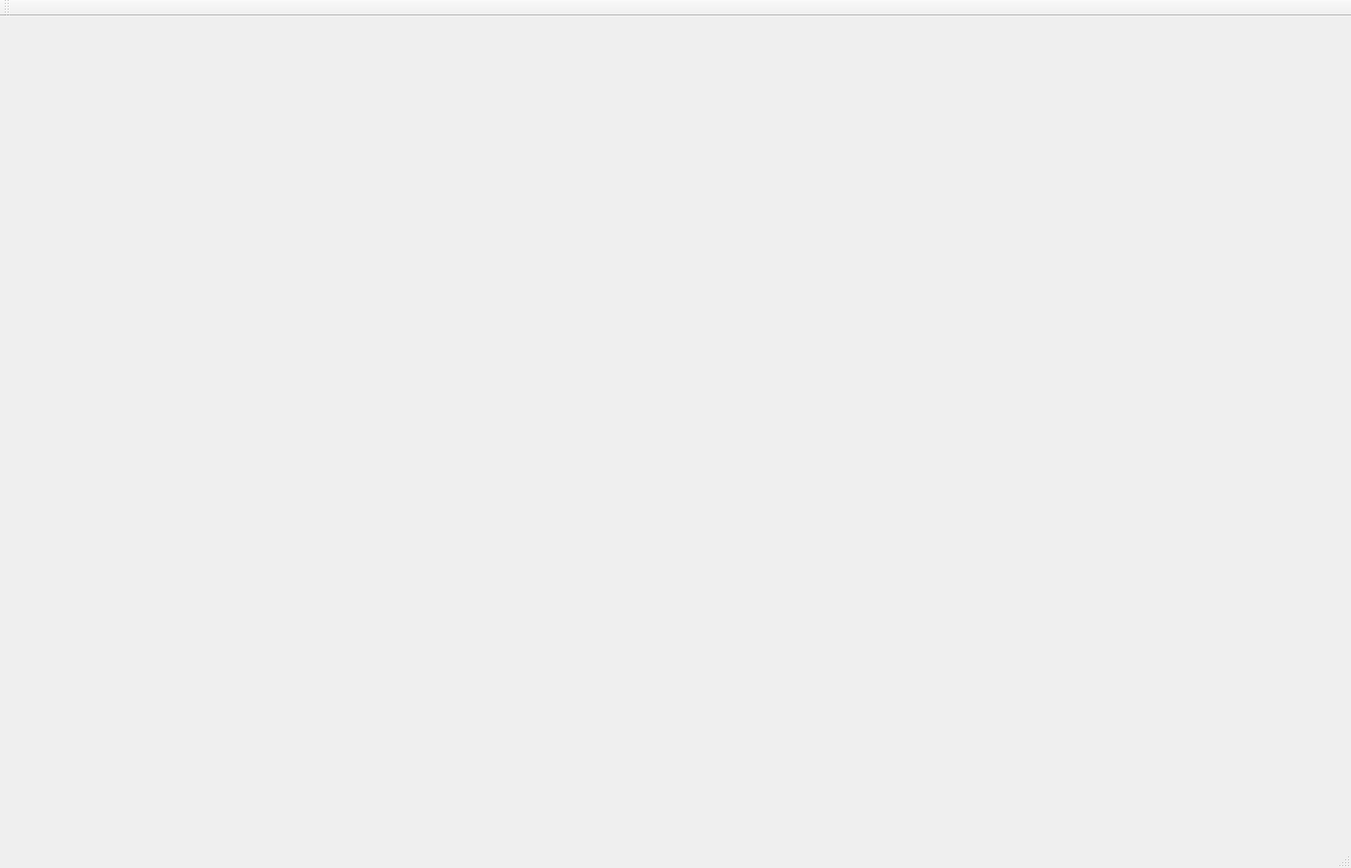
<?xml version="1.0" encoding="UTF-8"?>
<ui version="4.0">
 <class>MainWindow</class>
 <widget class="QMainWindow" name="MainWindow">
  <property name="geometry">
   <rect>
    <x>0</x>
    <y>0</y>
    <width>1400</width>
    <height>900</height>
   </rect>
  </property>
  <property name="windowTitle">
   <string>Flight Management System</string>
  </property>
  <property name="windowIcon">
   <iconset resource="resources.qrc">
    <normaloff>:/icons/flight_icon.png</normaloff>:/icons/flight_icon.png</iconset>
  </property>
  <widget class="QWidget" name="centralwidget">
   <layout class="QVBoxLayout" name="verticalLayout">
    <property name="spacing">
     <number>0</number>
    </property>
    <property name="leftMargin">
     <number>0</number>
    </property>
    <property name="topMargin">
     <number>0</number>
    </property>
    <property name="rightMargin">
     <number>0</number>
    </property>
    <property name="bottomMargin">
     <number>0</number>
    </property>
   </layout>
  </widget>
  <widget class="QMenuBar" name="menubar">
   <property name="geometry">
    <rect>
     <x>0</x>
     <y>0</y>
     <width>1400</width>
     <height>22</height>
    </rect>
   </property>
  </widget>
  <widget class="QStatusBar" name="statusbar"/>
  <widget class="QToolBar" name="toolBar">
   <property name="windowTitle">
    <string>toolBar</string>
   </property>
   <attribute name="toolBarArea">
    <enum>TopToolBarArea</enum>
   </attribute>
   <attribute name="toolBarBreak">
    <bool>false</bool>
   </attribute>
  </widget>
 </widget>
 <resources>
  <include location="resources.qrc"/>
 </resources>
 <connections/>
</ui>
